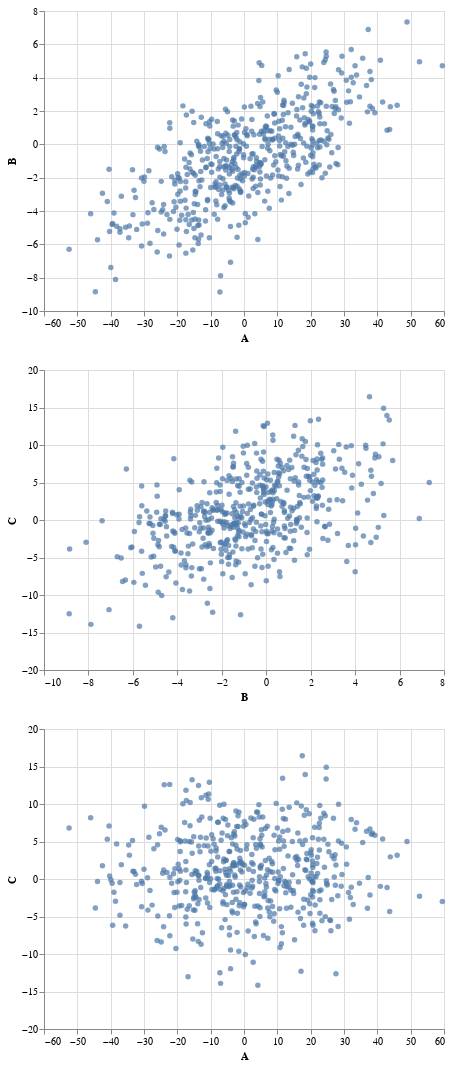

Notebook cell for this chart:
### Code cell
A, B, C = random.choice(ABC_all).transpose()
AB = alt.Chart(pd.DataFrame({"A":A, "B":B})).mark_circle().encode(
    x="A",
    y="B")
BC= alt.Chart(pd.DataFrame({"B":B, "C":C})).mark_circle().encode(
    x="B",
    y="C")
AC = alt.Chart(pd.DataFrame({"A":A, "C":C})).mark_circle().encode(
    x="A",
    y="C")
alt.vconcat(AB, BC, AC)

### Figure 1 — Vega-Lite specification as saved in the notebook (floating-point values rounded to 4 significant figures; data arrays with more than 128 entries replaced by an {"elided": "..."} marker saying what was removed)
{"config": {"view": {"continuousWidth": 400, "continuousHeight": 300}}, "vconcat": [{"data": {"name": "data-326ebd56766d8da0fcecdf54f16d4161"}, "mark": "circle", "encoding": {"x": {"field": "A", "type": "quantitative"}, "y": {"field": "B", "type": "quantitative"}}}, {"data": {"name": "data-e4ffdb9fb56b5467d8a4cce07a1f593c"}, "mark": "circle", "encoding": {"x": {"field": "B", "type": "quantitative"}, "y": {"field": "C", "type": "quantitative"}}}, {"data": {"name": "data-284b4ca7111dfc1577a36034de8e4ff5"}, "mark": "circle", "encoding": {"x": {"field": "A", "type": "quantitative"}, "y": {"field": "C", "type": "quantitative"}}}], "$schema": "https://vega.github.io/schema/vega-lite/v4.17.0.json", "datasets": {"data-326ebd56766d8da0fcecdf54f16d4161": {"elided": "500 records"}, "data-e4ffdb9fb56b5467d8a4cce07a1f593c": {"elided": "500 records"}, "data-284b4ca7111dfc1577a36034de8e4ff5": {"elided": "500 records"}}}
